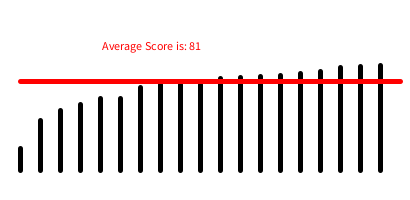
Frame 1 (no input)
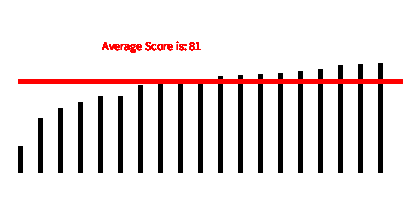
Frame 60 (the mouse pressed at the canvas centre just before this capture)
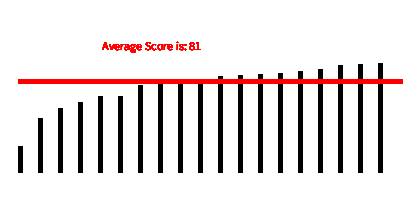
Frame 120 (the mouse held since frame 60 and released just before this capture)

The Processing sketch that drew these frames (run headless with seeded random() and noise(); from frame 60 on, the mouse is pressed at the canvas centre):

// Processing sketch: processing_78212
// ── processing_78212.pde

//Sarah Anderson, seanders
//EMS 2, Assignment 8c

float scores[] = {
  21.43, 50.00, 59.52, 65.48, 71.43, 71.43, 82.74, 85.71,
  85.71, 85.71, 91.67, 92.86, 93.45, 94.64, 96.43, 98.81,
  102.98, 103.57, 104.17};
  
  
void setup(){
  size(410,200);
  smooth();
  background(255);
  strokeWeight(5);
  
}

void draw(){
  graphAvg();
}

void graphAvg(){
  int x=20;
  int avg=0;
  for(int i=0; i<scores.length; i++){
    stroke(0);
    line (x, 170, x, 170-scores[i]);
    x+=20;
    avg+=scores[i];
  }  
  avg=avg/scores.length;
  stroke(255,0,0);
  fill(255,0,0);
  line(20,avg, x, avg);
  text("Average Score is: " + avg, width/4, 50);
}
